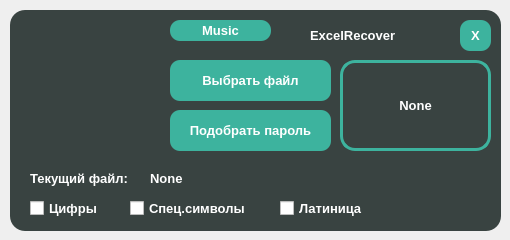
<?xml version="1.0" encoding="UTF-8"?>
<ui version="4.0">
 <class>MainWindow</class>
 <widget class="QMainWindow" name="MainWindow">
  <property name="geometry">
   <rect>
    <x>0</x>
    <y>0</y>
    <width>510</width>
    <height>240</height>
   </rect>
  </property>
  <property name="windowTitle">
   <string>MainWindow</string>
  </property>
  <widget class="QWidget" name="centralwidget">
   <widget class="QFrame" name="frame">
    <property name="geometry">
     <rect>
      <x>10</x>
      <y>10</y>
      <width>491</width>
      <height>221</height>
     </rect>
    </property>
    <property name="styleSheet">
     <string notr="true">QFrame {
	border-radius: 15px;
	background-color: #394341;
}</string>
    </property>
    <property name="frameShape">
     <enum>QFrame::Shape::StyledPanel</enum>
    </property>
    <property name="frameShadow">
     <enum>QFrame::Shadow::Raised</enum>
    </property>
    <widget class="QLabel" name="label_2">
     <property name="geometry">
      <rect>
       <x>10</x>
       <y>10</y>
       <width>131</width>
       <height>141</height>
      </rect>
     </property>
     <property name="text">
      <string/>
     </property>
     <property name="pixmap">
      <pixmap>data/excel.png</pixmap>
     </property>
    </widget>
    <widget class="QPushButton" name="pushButton">
     <property name="geometry">
      <rect>
       <x>160</x>
       <y>50</y>
       <width>161</width>
       <height>41</height>
      </rect>
     </property>
     <property name="font">
      <font>
       <pointsize>10</pointsize>
       <bold>true</bold>
      </font>
     </property>
     <property name="cursor">
      <cursorShape>PointingHandCursor</cursorShape>
     </property>
     <property name="styleSheet">
      <string notr="true">QPushButton {
	border-radius: 10px;
	background-color: #3db39e;
	color: white;
}

QPushButton:hover {
	border-radius: 10px;
	background-color: #3ca492;
	color: white;
}

QPushButton:pressed {
	border-radius: 10px;
	background-color: #3d9888;
	color: white;
}</string>
     </property>
     <property name="text">
      <string>Выбрать файл</string>
     </property>
    </widget>
    <widget class="QPushButton" name="pushButton_2">
     <property name="geometry">
      <rect>
       <x>160</x>
       <y>100</y>
       <width>161</width>
       <height>41</height>
      </rect>
     </property>
     <property name="font">
      <font>
       <pointsize>10</pointsize>
       <bold>true</bold>
      </font>
     </property>
     <property name="cursor">
      <cursorShape>PointingHandCursor</cursorShape>
     </property>
     <property name="styleSheet">
      <string notr="true">QPushButton {
	border-radius: 10px;
	background-color: #3db39e;
	color: white;
}

QPushButton:hover {
	border-radius: 10px;
	background-color: #3ca492;
	color: white;
}

QPushButton:pressed {
	border-radius: 10px;
	background-color: #3d9888;
	color: white;
}</string>
     </property>
     <property name="text">
      <string>Подобрать пароль</string>
     </property>
    </widget>
    <widget class="QLabel" name="label">
     <property name="geometry">
      <rect>
       <x>20</x>
       <y>160</y>
       <width>111</width>
       <height>16</height>
      </rect>
     </property>
     <property name="font">
      <font>
       <pointsize>10</pointsize>
       <bold>true</bold>
      </font>
     </property>
     <property name="styleSheet">
      <string notr="true">QLabel {
	color: white;
}</string>
     </property>
     <property name="text">
      <string>Текущий файл:</string>
     </property>
    </widget>
    <widget class="QLabel" name="label_4">
     <property name="geometry">
      <rect>
       <x>140</x>
       <y>160</y>
       <width>441</width>
       <height>16</height>
      </rect>
     </property>
     <property name="font">
      <font>
       <pointsize>10</pointsize>
       <bold>true</bold>
      </font>
     </property>
     <property name="styleSheet">
      <string notr="true">QLabel {
	color: white;
}</string>
     </property>
     <property name="text">
      <string>None</string>
     </property>
    </widget>
    <widget class="QPushButton" name="pushButton_5">
     <property name="geometry">
      <rect>
       <x>160</x>
       <y>10</y>
       <width>101</width>
       <height>21</height>
      </rect>
     </property>
     <property name="font">
      <font>
       <pointsize>10</pointsize>
       <bold>true</bold>
      </font>
     </property>
     <property name="cursor">
      <cursorShape>PointingHandCursor</cursorShape>
     </property>
     <property name="styleSheet">
      <string notr="true">QPushButton {
      border-radius: 10px;
      background-color: #3db39e;
      color: white;
    }
    QPushButton:hover {
      background-color: #3ca492;
    }
    QPushButton:pressed {
      background-color: #3d9888;
    }</string>
     </property>
     <property name="text">
      <string>Music</string>
     </property>
    </widget>
    <widget class="QPushButton" name="pushButton_3">
     <property name="geometry">
      <rect>
       <x>450</x>
       <y>10</y>
       <width>31</width>
       <height>31</height>
      </rect>
     </property>
     <property name="font">
      <font>
       <pointsize>10</pointsize>
       <bold>true</bold>
      </font>
     </property>
     <property name="cursor">
      <cursorShape>PointingHandCursor</cursorShape>
     </property>
     <property name="styleSheet">
      <string notr="true">QPushButton {
	border-radius: 10px;
	background-color: #3db39e;
	color: white;
}

QPushButton:hover {
	border-radius: 10px;
	background-color: #3ca492;
	color: white;
}

QPushButton:pressed {
	border-radius: 10px;
	background-color: #3d9888;
	color: white;
}</string>
     </property>
     <property name="text">
      <string>X</string>
     </property>
    </widget>
    <widget class="QLabel" name="label_5">
     <property name="geometry">
      <rect>
       <x>300</x>
       <y>15</y>
       <width>141</width>
       <height>21</height>
      </rect>
     </property>
     <property name="font">
      <font>
       <pointsize>10</pointsize>
       <bold>true</bold>
      </font>
     </property>
     <property name="styleSheet">
      <string notr="true">QLabel {
	color: white;
}</string>
     </property>
     <property name="text">
      <string>ExcelRecover</string>
     </property>
    </widget>
    <widget class="QCheckBox" name="checkBox">
     <property name="geometry">
      <rect>
       <x>20</x>
       <y>190</y>
       <width>71</width>
       <height>17</height>
      </rect>
     </property>
     <property name="font">
      <font>
       <pointsize>10</pointsize>
       <bold>true</bold>
      </font>
     </property>
     <property name="cursor">
      <cursorShape>PointingHandCursor</cursorShape>
     </property>
     <property name="styleSheet">
      <string notr="true">QCheckBox {
	color: white;
}</string>
     </property>
     <property name="text">
      <string>Цифры</string>
     </property>
    </widget>
    <widget class="QCheckBox" name="checkBox_2">
     <property name="geometry">
      <rect>
       <x>120</x>
       <y>190</y>
       <width>121</width>
       <height>17</height>
      </rect>
     </property>
     <property name="font">
      <font>
       <pointsize>10</pointsize>
       <bold>true</bold>
      </font>
     </property>
     <property name="cursor">
      <cursorShape>PointingHandCursor</cursorShape>
     </property>
     <property name="styleSheet">
      <string notr="true">QCheckBox {
	color: white;
}</string>
     </property>
     <property name="text">
      <string>Спец.символы</string>
     </property>
    </widget>
    <widget class="QCheckBox" name="checkBox_3">
     <property name="geometry">
      <rect>
       <x>270</x>
       <y>190</y>
       <width>91</width>
       <height>17</height>
      </rect>
     </property>
     <property name="font">
      <font>
       <pointsize>10</pointsize>
       <bold>true</bold>
      </font>
     </property>
     <property name="cursor">
      <cursorShape>PointingHandCursor</cursorShape>
     </property>
     <property name="styleSheet">
      <string notr="true">QCheckBox {
	color: white;
}</string>
     </property>
     <property name="text">
      <string>Латиница</string>
     </property>
    </widget>
    <widget class="QLabel" name="label_3">
     <property name="geometry">
      <rect>
       <x>330</x>
       <y>50</y>
       <width>151</width>
       <height>91</height>
      </rect>
     </property>
     <property name="font">
      <font>
       <pointsize>10</pointsize>
       <bold>true</bold>
      </font>
     </property>
     <property name="acceptDrops">
      <bool>false</bool>
     </property>
     <property name="styleSheet">
      <string notr="true">QLabel {
	color: white;
	border: 3px solid #3db39e;
}</string>
     </property>
     <property name="frameShape">
      <enum>QFrame::Shape::NoFrame</enum>
     </property>
     <property name="frameShadow">
      <enum>QFrame::Shadow::Plain</enum>
     </property>
     <property name="lineWidth">
      <number>1</number>
     </property>
     <property name="midLineWidth">
      <number>0</number>
     </property>
     <property name="text">
      <string>None</string>
     </property>
     <property name="textFormat">
      <enum>Qt::TextFormat::AutoText</enum>
     </property>
     <property name="scaledContents">
      <bool>false</bool>
     </property>
     <property name="alignment">
      <set>Qt::AlignmentFlag::AlignCenter</set>
     </property>
     <property name="wordWrap">
      <bool>false</bool>
     </property>
     <property name="openExternalLinks">
      <bool>false</bool>
     </property>
    </widget>
   </widget>
  </widget>
 </widget>
 <resources/>
 <connections/>
</ui>
